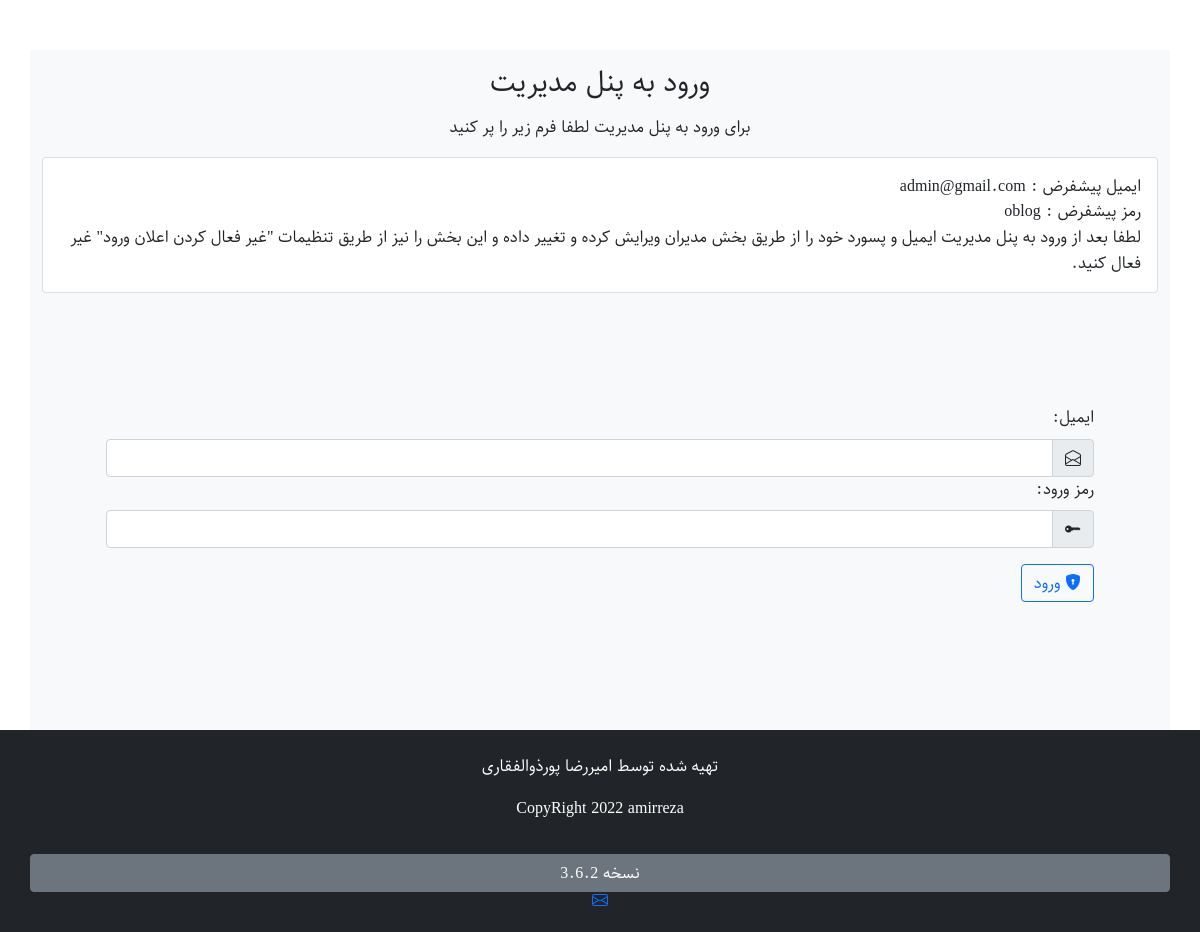
The app's page /admin/signin.php with its own data.
### tables this page shows
CREATE TABLE `information` (
  `id` int(11) NOT NULL,
  `body` text NOT NULL
);

### admin/signin.php (the view, shortened to what this page needs)
<?php
include("./include/db.php");
?>
<!DOCTYPE html>
<html lang="fa">
<head>
               <link rel="stylesheet" href="https://cdn.jsdelivr.net/npm/bootstrap@5.0.2/dist/css/bootstrap.rtl.min.css">
               <link rel="stylesheet" href="https://cdn.jsdelivr.net/npm/bootstrap-icons@1.5.0/font/bootstrap-icons.css">
               <link rel="stylesheet" href="./css/admin.css">
</head>
<body class="body">
       <div class="container bg-light">
<?php
   $log = $base->query("SELECT * FROM `information` WHERE id = 6");
 ?>
                      <div class="row mt-4 text-center">
                                     <h3 class="mt-3 mb-3">ورود به پنل مدیریت</h3>
                                     <p>برای ورود به پنل مدیریت لطفا فرم زیر را پر کنید</p>
                      </div>
<?php
 if($log->rowcount() > 0){
  foreach($log as $notif){
    if($notif['body'] == 1){
?>
    <div class="card">
  <div class="card-body">
    ایمیل پیشفرض : admin@gmail.com
    <br>
    رمز پیشفرض : oblog
    <br>
    لطفا بعد از ورود به پنل مدیریت ایمیل و پسورد خود را از طریق بخش مدیران ویرایش کرده و  تغییر داده و این بخش را نیز از طریق تنظیمات "غیر فعال کردن اعلان ورود" غیر فعال کنید.
  </div>
</div>
<?php
    }
  }
}
?>
            <div class="card-body">
               <div class="col  p-5  mt-5 mb-5 justify-content-center align-items-center">
              <form action="" method="post">
              <label for="email" class="form-label">ایمیل:</label>
              <div class=" col-md-12 input-group">
              <span class="input-group-text"><i class="bi bi-envelope-open"></i></span>
              <input type="email" name="email" id="email" class="form-control">
             </div>
            <label class="form-label" for="password">رمز ورود:</label>
               <div class="input-group">
               <span class="input-group-text"><i class="bi bi-key-fill"></i></span>
               <input type="password" name="password" id="password" class="form-control">
                    </div>
                    <div>
                   <button class=" mt-3  justify-content-center btn btn-outline-primary" name="login" type="submit"><i class="bi bi-shield-lock-fill"></i> ورود</button>
                    </div>
             </form>
                  </div>
            </div>
       </div>
</body>
</html>
<?php
include("../include/footer.php");
?>

### include/footer.php (shortened to what this page needs)
<?php
$footer_querya = "SELECT * FROM `information` WHERE id = 2 ";
$footera = $base->query($footer_querya);
if($footera->rowcount() > 0){
  foreach($footera as $foota){
?>
<?php
$footer_queryb = "SELECT * FROM `information` WHERE id = 3 ";
$footerb = $base->query($footer_queryb);
if($footerb->rowcount() > 0){
  foreach($footerb as $footb){
?>
<footer class="text-center text-white bg-dark py-4">
  <div class="container">
    <div class="row flex-column">
<div><?php echo $foota['body']; ?></div>
<button class="  mt-3 btn btn-secondary">نسخه <?php echo $footb['body'] ?></button>
<div>
  <a target="_blank" href="mailto:ar.pourzolfaghari@gmail.com"></a>
</div>
    </div>
  </div>
</footer>
<?php
  }
}
  }
}
?>
</body>
</html>

### admin/css/admin.css (style rules this page uses)
body { direction: rtl !important; text-align: right !important; font-family: "sahel" !important; line-height: 1.6; }
input , textarea { width:75% !important; }

### records on screen
information: body "ایمیل پیشفرض : admin@gmail.com"
information: body "تهیه شده توسط امیررضا پورذوالفقاری CopyRight 2022 amirreza"
information: body "3.6.2"
